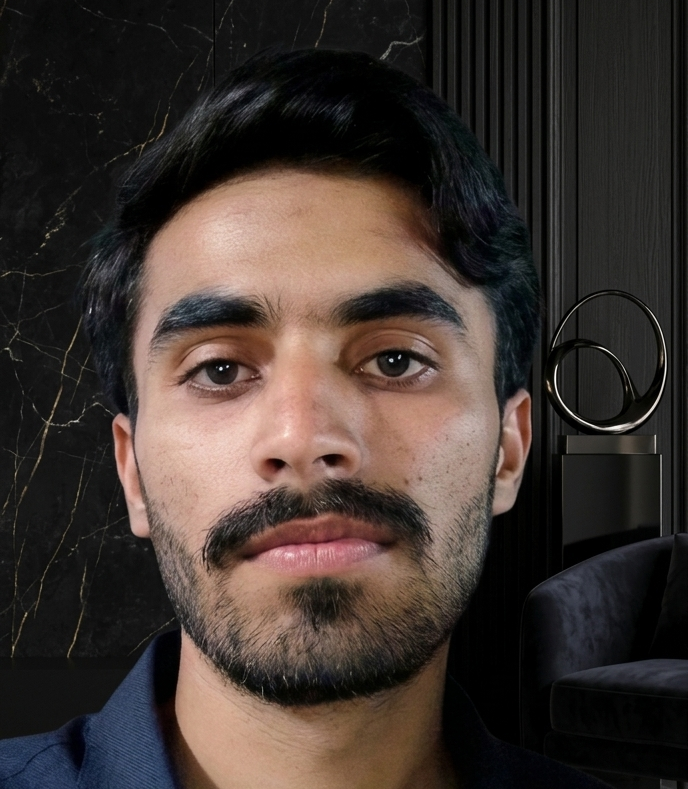
#> input picture Ceaser_Cipher/Profile pic.png, 688 x 789 px, found by its file name
$ python students.py
#> lines starting #> are read from the running program, lines starting #| are printed output that depends on the picture
from PIL import Image

def main():
    Img = Image.open("Profile Pic.png")
#> Img is the input picture: PIL image 688x789 RGBA; mean R, G, B, A 64.3, 53.8, 49, 255

    crop_box = (0,0,500,500)
    cropped_image = Img.crop(crop_box)
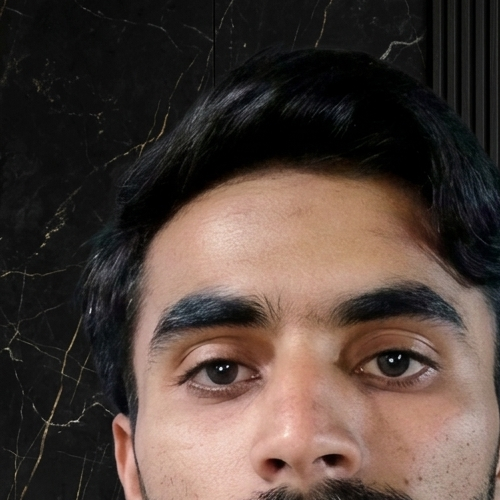
#> cropped_image: PIL image 500x500 RGBA; mean R, G, B, A 79.5, 64.8, 58.1, 255
    cropped_image.show()
    Img.close()


main()
